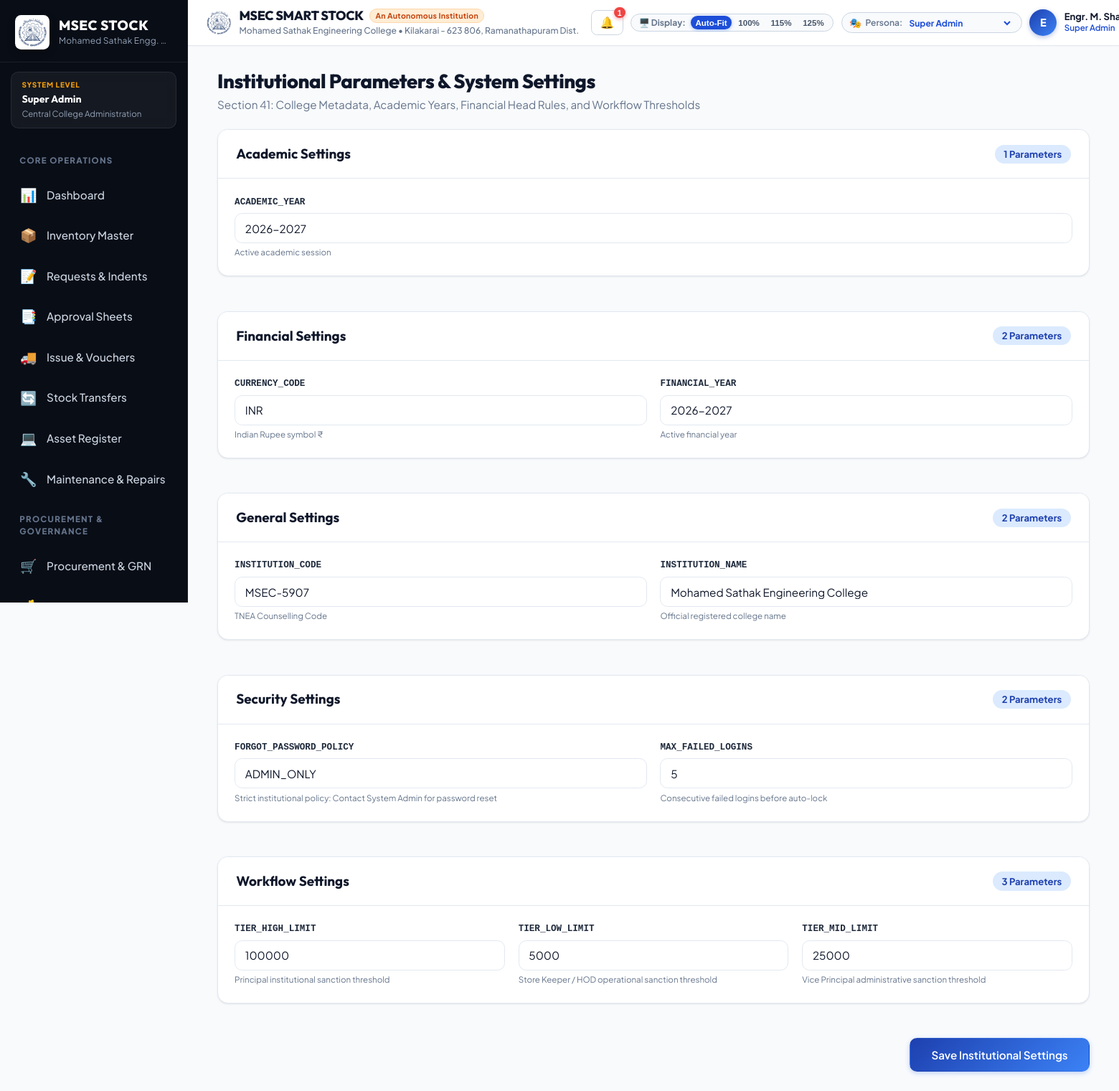
The app's page /index.php?route=admin_settings (signed in) with its own data.
### tables this page shows
CREATE TABLE system_settings (
                setting_key VARCHAR(100) PRIMARY KEY,
                setting_value TEXT NOT NULL,
                category VARCHAR(50) DEFAULT 'General',
                description TEXT
            );

### views/admin/settings.php (the view, shortened to what this page needs)
<?php
$pdo = Database::getInstance();
$settingsRows = $pdo->query("SELECT * FROM system_settings ORDER BY category ASC, setting_key ASC")->fetchAll(PDO::FETCH_ASSOC);
$byCategory = [];
foreach ($settingsRows as $row) {
    $byCategory[$row['category']][] = $row;
}
?>
<div class="page-header">
    <div>
        <h2 class="page-title">Institutional Parameters & System Settings</h2>
        <div class="page-desc">Section 41: College Metadata, Academic Years, Financial Head Rules, and Workflow Thresholds</div>
    </div>
</div>
<form method="POST" action="index.php?route=admin_settings">
    <div style="display: flex; flex-direction: column; gap: 24px;">
        <?php foreach ($byCategory as $category => $items): ?>
            <div class="card">
                <div class="card-header">
                    <div class="card-title"><?= htmlspecialchars($category) ?> Settings</div>
                    <span class="badge badge-primary"><?= count($items) ?> Parameters</span>
                </div>
                <div class="card-body">
                    <div style="display: grid; grid-template-columns: repeat(auto-fit, minmax(320px, 1fr)); gap: 18px;">
                        <?php foreach ($items as $item): ?>
                            <div class="form-group" style="margin: 0;">
                                <label class="form-label" style="font-family: monospace; font-size: 12px; color: #1e293b;">
                                    <?= htmlspecialchars($item['setting_key']) ?>
                                </label>
                                <input type="text" name="settings[<?= htmlspecialchars($item['setting_key']) ?>]" class="form-control" value="<?= htmlspecialchars($item['setting_value']) ?>">
                                <div style="font-size: 11px; color: #64748b; margin-top: 4px;">
                                    <?= htmlspecialchars($item['description'] ?? '') ?>
                                </div>
                            </div>
                        <?php endforeach; ?>
                    </div>
                </div>
            </div>
        <?php endforeach; ?>
        <div style="display: flex; justify-content: flex-end; gap: 12px;">
            <button type="submit" class="btn btn-primary" style="padding: 12px 28px; font-size: 14.5px;">Save Institutional Settings</button>
        </div>
    </div>
</form>

### public/css/style.css (style rules this page uses)
:root { --primary: #1d4ed8; --primary-light: #3b82f6; --primary-dark: #1e3a8a; --primary-gradient: linear-gradient(135deg, #1e40af 0%, #3b82f6 100%); --gold: #d97706; --gold-light: #f59e0b; --gold-gradient: linear-gradient(135deg, #d97706 0%, #fbbf24 100%); --success: #10b981; --success-light: #dcfce7; --success-text: #15803d; --warning: #f59e0b; --warning-light: #fef3c7; --warning-text: #b45309; --danger: #ef4444; --danger-light: #fee2e2; --danger-text: #b91c1c; --info: #0284c7; --info-light: #e0f2fe; --info-text: #0369a1; --bg-body: #f8fafc; --bg-surface: #ffffff; --bg-sidebar: #090d16; --bg-sidebar-card: rgba(255, 255, 255, 0.05); --bg-sidebar-hover: rgba(255, 255, 255, 0.08); --bg-sidebar-active: linear-gradient(135deg, #1e40af, #2563eb); --text-main: #0f172a; --text-muted: #64748b; --text-light: #f8fafc; --text-sidebar: #94a3b8; --border-color: #e2e8f0; --border-focus: #60a5fa; --shadow-xs: 0 1px 2px 0 rgb(0 0 0 / 0.05); --shadow-sm: 0 1px 3px 0 rgb(0 0 0 / 0.07), 0 1px 2px -1px rgb(0 0 0 / 0.07); --shadow-md: 0 4px 6px -1px rgb(0 0 0 / 0.08), 0 2px 4px -2px rgb(0 0 0 / 0.06); --shadow-lg: 0 10px 15px -3px rgb(0 0 0 / 0.08), 0 4px 6px -4px rgb(0 0 0 / 0.04); --shadow-xl: 0 20px 25px -5px rgb(0 0 0 / 0.1), 0 8px 10px -6px rgb(0 0 0 / 0.06); --shadow-glow: 0 0 20px -3px rgba(37, 99, 235, 0.3); --radius-sm: 6px; --radius-md: 10px; --radius-lg: 14px; --radius-xl: 20px; --radius-full: 9999px; --font-sans: 'Plus Jakarta Sans', -apple-system, BlinkMacSystemFont, sans-serif; --font-heading: 'Outfit', sans-serif; }
*, *::before, *::after { box-sizing: border-box; margin: 0; padding: 0; }
html { font-size: clamp(14px, 0.85rem + 0.22vw, 16.5px); height: 100%; -webkit-text-size-adjust: 100%; }
body { height: 100%; font-family: var(--font-sans); background-color: var(--bg-body); color: var(--text-main); font-size: 1rem; line-height: 1.55; -webkit-font-smoothing: antialiased; -moz-osx-font-smoothing: grayscale; overflow-x: hidden; zoom: var(--desktop-zoom, 1); }
.page-header { display: flex; align-items: center; justify-content: space-between; margin-bottom: 22px; gap: 14px; flex-wrap: wrap; }
.page-title { font-family: var(--font-heading); font-size: clamp(20px, 1.3rem + 0.6vw, 26px); font-weight: 800; color: #0f172a; letter-spacing: -0.4px; line-height: 1.2; }
.page-desc { font-size: clamp(13px, 0.85rem + 0.1vw, 14.5px); color: var(--text-muted); margin-top: 4px; }
.card { background: var(--bg-surface); border-radius: var(--radius-lg); border: 1px solid var(--border-color); box-shadow: var(--shadow-sm); margin-bottom: 22px; overflow: hidden; }
.card-header { padding: clamp(14px, 1.4vw, 18px) clamp(16px, 1.8vw, 24px); border-bottom: 1px solid var(--border-color); display: flex; align-items: center; justify-content: space-between; background: #ffffff; gap: 12px; flex-wrap: wrap; }
.card-title { font-family: var(--font-heading); font-size: clamp(15.5px, 1.05rem + 0.2vw, 18px); font-weight: 700; color: #0f172a; }
.card-body { padding: clamp(16px, 1.6vw, 22px); }
.badge { display: inline-flex; align-items: center; padding: 5px 12px; border-radius: var(--radius-full); font-size: 12.5px; font-weight: 700; line-height: 1.2; white-space: nowrap; }
.badge-primary { background: #dbeafe; color: #1e40af; }
.btn { display: inline-flex; align-items: center; justify-content: center; gap: 8px; padding: 9px 18px; font-size: 14px; font-weight: 600; border-radius: var(--radius-md); border: 1px solid transparent; cursor: pointer; text-decoration: none; transition: all 0.2s ease; font-family: var(--font-sans); min-height: 40px; white-space: nowrap; }
.btn-primary { background: var(--primary-gradient); color: #ffffff; box-shadow: 0 2px 6px rgba(37, 99, 235, 0.28); }
.form-group { margin-bottom: 16px; }
.form-label { display: block; font-size: 12.5px; font-weight: 700; color: #334155; margin-bottom: 5px; }
.form-control { width: 100%; padding: 9px 13px; font-size: 13.5px; border: 1.5px solid var(--border-color); border-radius: var(--radius-md); outline: none; font-family: var(--font-sans); transition: all 0.2s ease; background: #ffffff; color: var(--text-main); }
@media (min-width: 1025px) { body { zoom: var(--desktop-zoom, 1); } }
@media (min-width: 1025px) { .btn { padding: 8px 16px; font-size: clamp(13px, 0.85rem + 0.1vw, 14px); min-height: 40px; } }
@media (min-width: 1025px) { .form-control { padding: 9px 13px; font-size: clamp(13px, 0.85rem + 0.1vw, 14.5px); min-height: 40px; } }

### records on screen
system_settings: setting_key "ACADEMIC_YEAR", setting_value "2026-2027", description "Active academic session"
system_settings: setting_key "CURRENCY_CODE", setting_value "INR", description "Indian Rupee symbol ₹"
system_settings: setting_key "FINANCIAL_YEAR", setting_value "2026-2027", description "Active financial year"
system_settings: setting_key "INSTITUTION_CODE", setting_value "MSEC-5907", description "TNEA Counselling Code"
system_settings: setting_key "INSTITUTION_NAME", setting_value "Mohamed Sathak Engineering College", description "Official registered college name"
system_settings: setting_key "FORGOT_PASSWORD_POLICY", setting_value "ADMIN_ONLY", description "Strict institutional policy: Contact System Admin for password reset"
system_settings: setting_key "MAX_FAILED_LOGINS", setting_value "5", description "Consecutive failed logins before auto-lock"
system_settings: setting_key "TIER_HIGH_LIMIT", setting_value "100000", description "Principal institutional sanction threshold"
system_settings: setting_key "TIER_LOW_LIMIT", setting_value "5000", description "Store Keeper / HOD operational sanction threshold"
system_settings: setting_key "TIER_MID_LIMIT", setting_value "25000", description "Vice Principal administrative sanction threshold"

### other values on screen
$roleLevel "SYSTEM LEVEL"
$roleName "Super Admin"
$user['dept_name'] "Central College Administration"
APP_NAME "MSEC SMART STOCK"
APP_INSTITUTION_TAGLINE "An Autonomous Institution"
APP_INSTITUTION_FULL "Mohamed Sathak Engineering College"
APP_INSTITUTION_LOCATION "Kilakarai - 623 806, Ramanathapuram Dist."
$unreadCount "1"
substr($user['full_name'] ?? 'U', 0, 1) "E"
$user['full_name'] "Engr. M.…"
$category "Academic"
count($items) "1"
$category "Financial"
count($items) "2"
$category "General"
